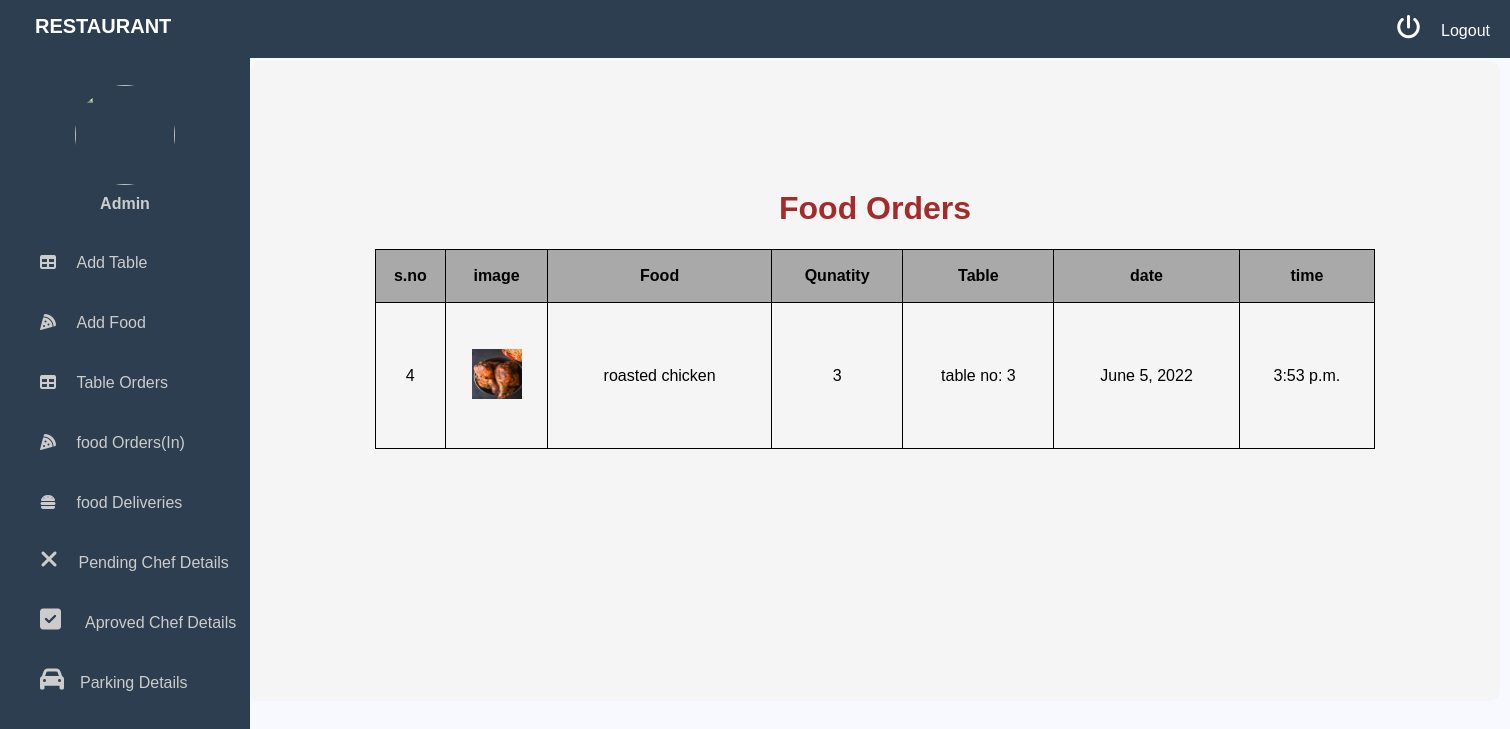
The page /admin-food-orders/ (signed in) on the database as committed earlier.
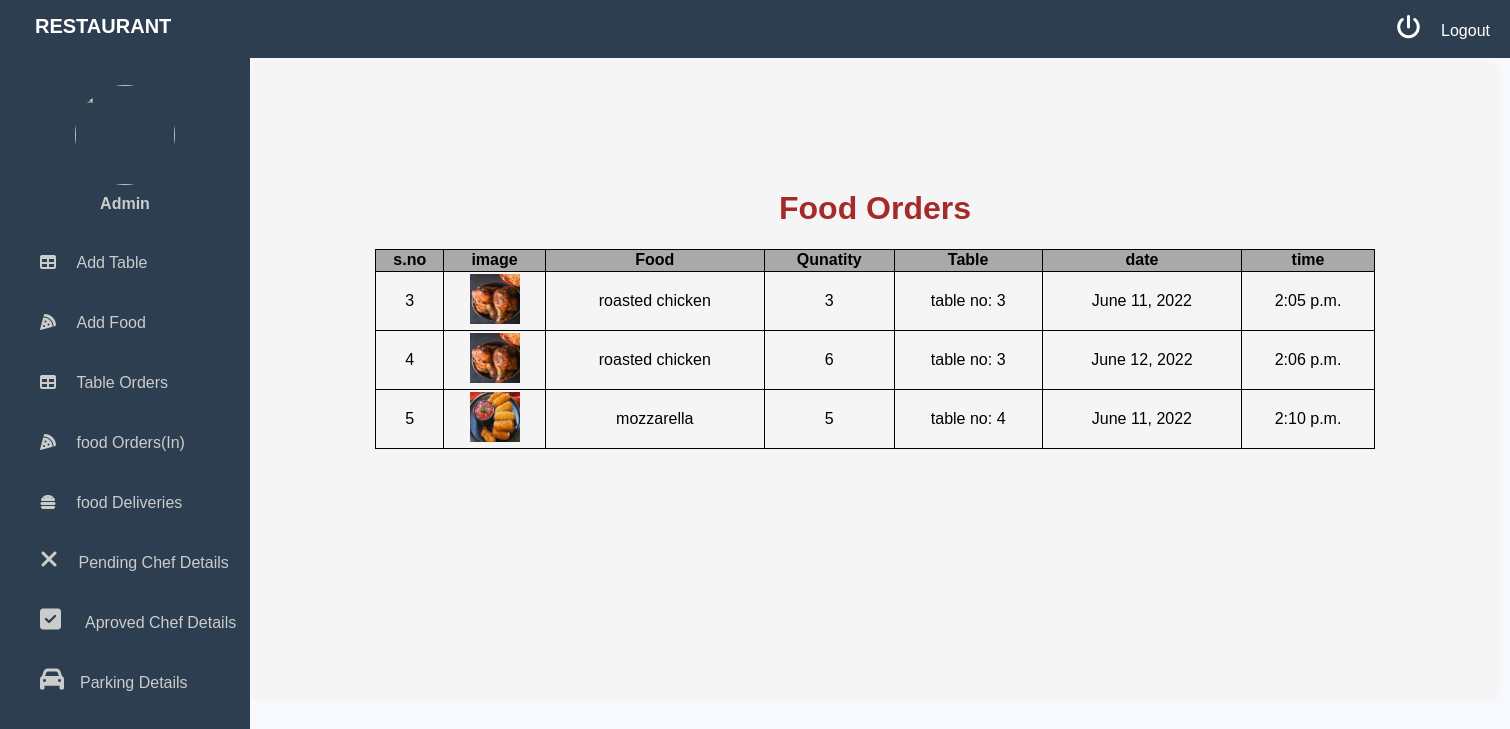
The same page on the database as committed later.
### customer/models.py (models this page shows)
class FoodOrder(models.Model):
    customer=models.ForeignKey(Customer,on_delete=models.CASCADE,null=True)
    food=models.ForeignKey(ReserveFood,on_delete=models.CASCADE,null=True)
    table=models.ForeignKey(TableOrder,on_delete=models.CASCADE,null=True,blank=True)
    checked=models.BooleanField(blank=True,null=True)
    food_quantity=models.IntegerField(choices=quantity,null=True,blank=True)
    total_price=models.IntegerField(null=True,blank=True)
    parking=models.ForeignKey(Parking,on_delete=models.CASCADE,null=True,blank=True)
    address1=models.CharField(max_length=400,blank=True)
    address2=models.CharField(max_length=400,blank=True)
    city=models.CharField(max_length=400,blank=True)
    state=models.CharField(max_length=200,blank=True)
    pincode=models.PositiveIntegerField(null=True,blank=True)
    def __str__(self):
        return self.food.name

class TableOrder(models.Model):
    table=models.ForeignKey(ReserveTable,on_delete=models.CASCADE,null=True)
    customer=models.ForeignKey(Customer,on_delete=models.CASCADE,null=True)
    seater=models.IntegerField(choices=seater_choices,null=True)
    date=models.DateField(null=True)
    pre_time=models.TimeField(null=True)
    time=models.TimeField(null=True)
    out_time=models.TimeField(null=True)

### core/models.py (models this page shows, shortened)
class ReserveFood(models.Model):
    name=models.CharField(max_length=40)
    price=models.IntegerField()
    food_type=models.CharField(max_length=40,choices=type,null=True)
    food_pic=models.ImageField(upload_to='food_pic/',null=True,blank=True)

class ReserveTable(models.Model):
    seater=models.IntegerField(choices=seater_choices)
    table_pic=models.ImageField(upload_to='table_pic/',null=True,blank=True)

### core/views.py (the view)
# urls.py: path('admin-food-orders/',views.admin_food_orders,name='admin-food-orders'),
@login_required(login_url='admin-sign-in')
def admin_food_orders(request):
    food_orders=FoodOrder.objects.filter(~Q(address1=None))
    return render(request,'admin/foodorders.html',{'foodorders':food_orders})

### templates/admin/foodorders.html (shortened to what this page needs)
<!DOCTYPE html>
<html lang="en">
<head>
    <link rel="stylesheet" href=" https://cdnjs.cloudflare.com/ajax/libs/font-awesome/5.12.1/css/all.min.css">
    <link rel="stylesheet" href="https://cdnjs.cloudflare.com/ajax/libs/font-awesome/4.7.0/css/font-awesome.min.css">
</head>
<body>
    {% include 'admin/base.html' %}
<div class="container"><br><br><br><br><br><br>
<center><h1> Food Orders</h1></center>
<table border="1" height="200" width="1000" align="center" >
<tr align="center" background-color="blue">
    <th >s.no</th>  <th>image</th>   <th>Food </th>  <th>Qunatity</th>  <th>Table</th> <th>date</th> <th>time</th>
</tr>
{% for food in foodorders %}
{% if food.table %}
<tr align="center" >
    <td>{{forloop.counter}}</td>  <td><img src="{{food.food.food_pic.url}}" width="50" height="50"></td>   <td>{{food}}</td>  <td>{{food.food_quantity}}</td> <td>table no: {{food.table.table.id}}</td> <td>{{food.table.date}}</td> <td>{{food.table.time}}</td>
</tr>
{% endif %}
{% endfor %}
</div>
</body>
</html>

Rows that differ between the two databases and show on the page:
removed FoodOrder: food.food_pic (picture), food.name "roasted chicken", food_quantity "3", table.table.id "3", table "June 5, 2022", table.time "3:53 p.m."
added FoodOrder: food.food_pic (picture), food.name "roasted chicken", food_quantity "3", table.table.id "3", table "June 11, 2022", table.time "2:05 p.m."
added FoodOrder: food.food_pic (picture), food.name "roasted chicken", food_quantity "6", table.table.id "3", table "June 12, 2022", table.time "2:06 p.m."
added FoodOrder: food.food_pic (picture), food.name "mozzarella", food_quantity "5", table.table.id "4", table "June 11, 2022", table.time "2:10 p.m."
